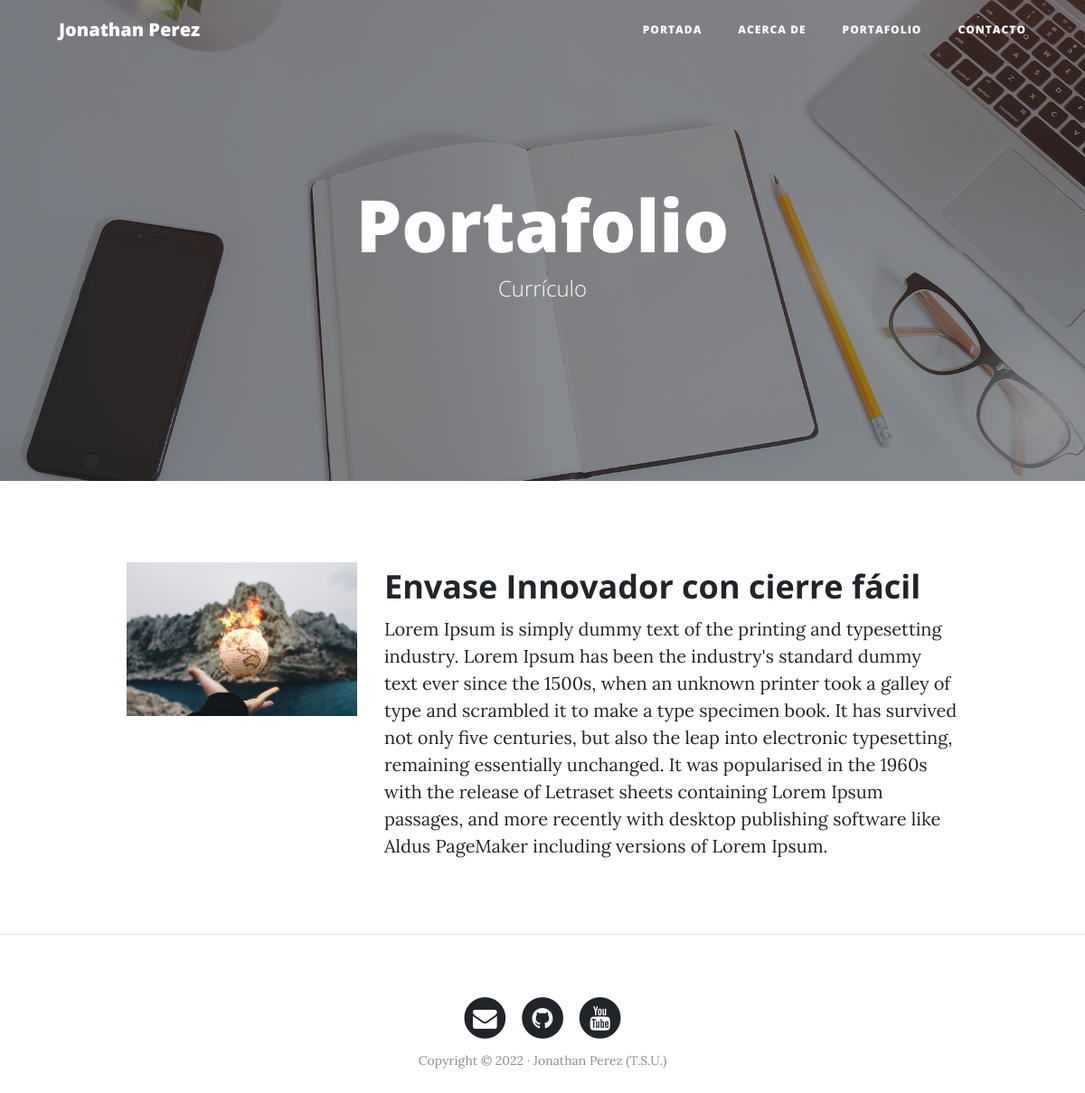
The page /portfolio/ on the database its author committed.
### portfolio/models.py (models this page shows, shortened)
class Project(models.Model):
    title = models.CharField(max_length=200,
        verbose_name="Título")
    description = models.TextField(
        verbose_name="Descripción")
    image = models.ImageField(upload_to="projects",
        verbose_name="Imagen")
    link = models.URLField(null=True, blank=True,
        verbose_name="Dirección Web")
    created = models.DateTimeField(auto_now_add=True,
        verbose_name="Fecha de creación")
    updated = models.DateTimeField(auto_now=True,
        verbose_name="Fecha de edición")
    class Meta:
        verbose_name = "proyecto"
        verbose_name_plural = "proyectos"
        ordering = ["-created"]

### portfolio/views.py (the view)
# urls.py: path('portfolio/', portfolio_views.portfolio, name="portfolio"),
def portfolio(request):
    projects = Project.objects.all()
    return render(request, "portfolio/portfolio.html",
        {'projects':projects})

### portfolio/templates/portfolio/portfolio.html (shortened to what this page needs)
{% extends 'core/base.html' %} {% block title %}Portafolio{% endblock %} {% load static %} {% block background %}{% static 'core/img/portfolio-bg.jpg' %}{% endblock %} {% block headers %}
<h1>Portafolio</h1>
<span class="subheading">Currículo</span> {% endblock %} {% block content %} {% for project in projects %}
<div class="row project">
    <div class="col-lg-3 col-md-4 offset-lg-1">
        <img class="img-fluid" src="{{project.image}}" alt="">
    </div>
    <div class="col-lg-7 col-md-8">
        <h2 class="section-heading title">{{project.title}}</h2>
        <p>{{project.description}}</p>
    </div>
</div>
{% endfor %} {% endblock %}

### rows shown on the page
Project: image (picture), title "Envase Innovador con cierre fácil", description "Lorem Ipsum is simply dummy text of the printing and typesetting industry. Lorem Ipsum has been the industry's standard dummy text ever since the 1500s, when an unknown printer took a galley of type and scrambled it to make a type specimen book. It has survived not only five centuries, but also the leap into electronic typesetting, remaining essentially unchanged. It was popularised in the 1960s with the release of Letraset sheets containing Lorem Ipsum passages, and more recently with desktop publishing software like Aldus PageMaker including versions of Lorem Ipsum."
